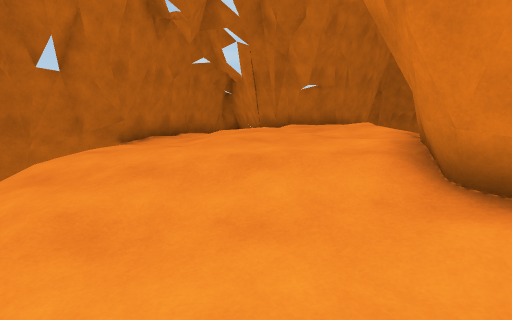
View 1 (above)

16 first-person views from a walk through a 3-D level made in the Unity game engine. The camera is 1.5 m above the floor, tilts 10° down and sees 85° across. The floor is counted in squares, 1.2 m on a side. Each view is taken from the middle of a square. On the plan, view 1 faces up. The plan holds only what a view shows up to about 13 squares ahead; the rest is blank. The place goes on beyond the plan. The player is left out.

View 2
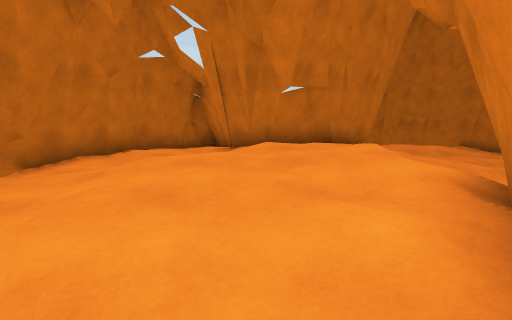

View 3
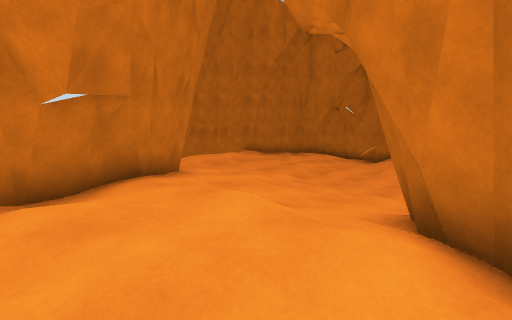

View 4
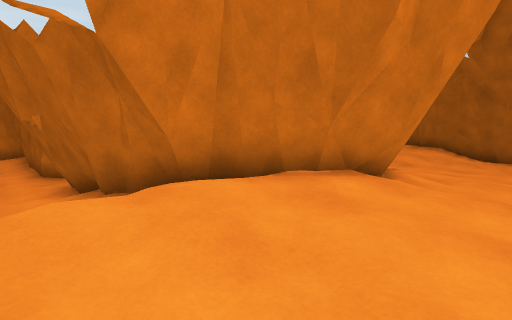

View 5
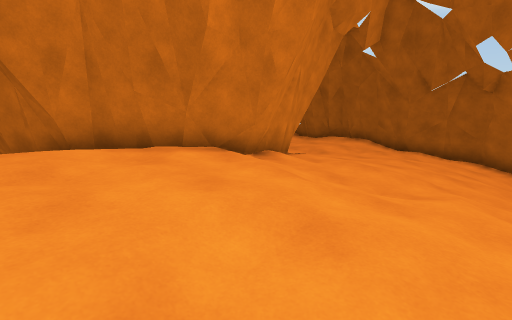

View 6
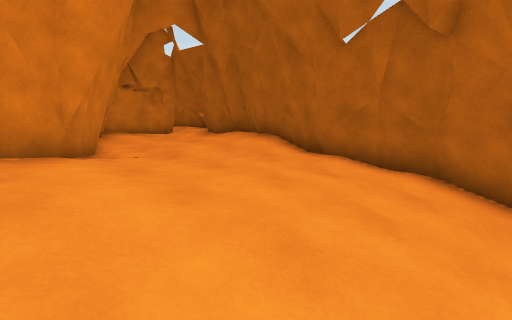

View 7
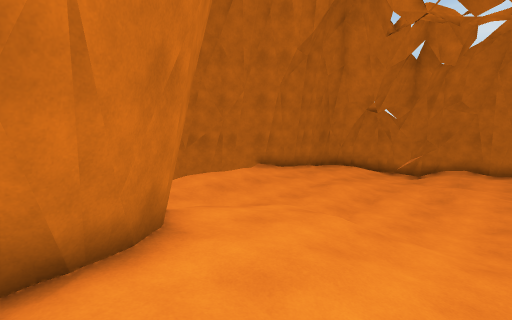

View 8
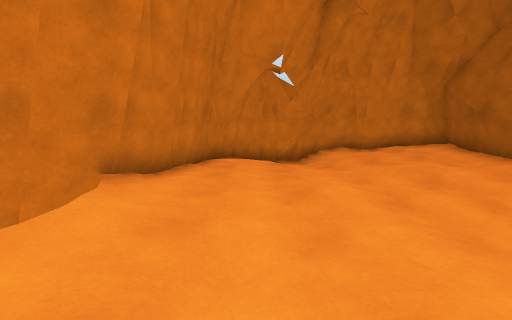

View 9
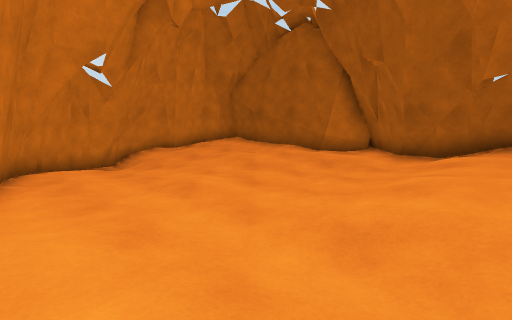

View 10
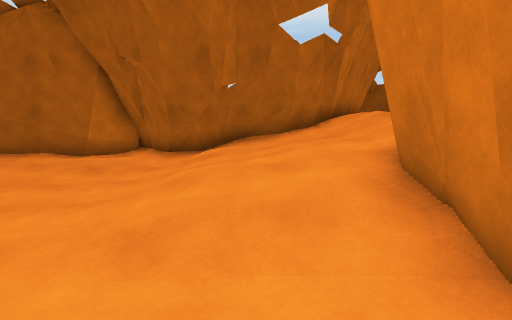

View 11
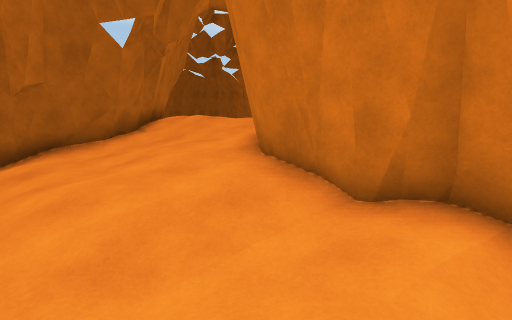

View 12
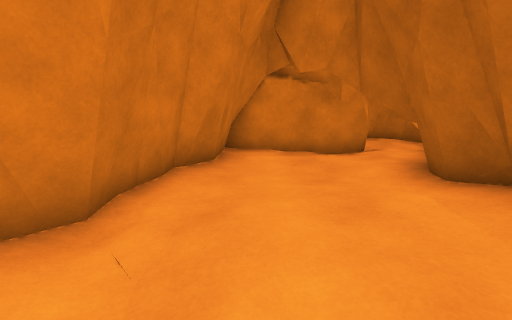

View 13
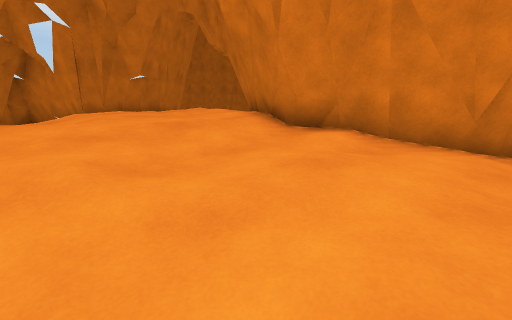

View 14
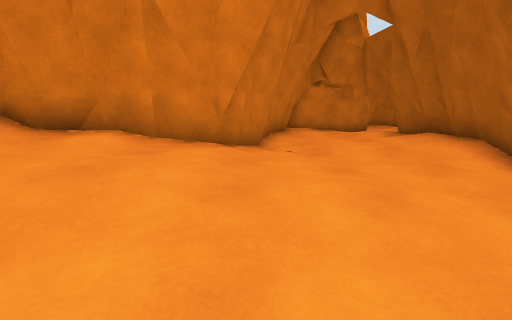

View 15
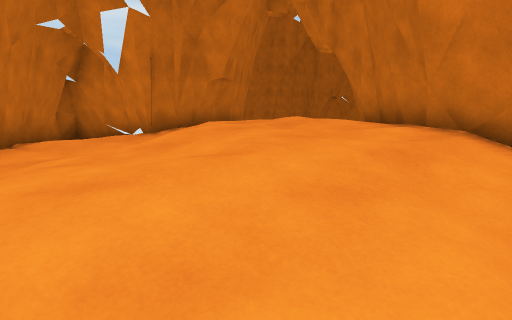

View 16
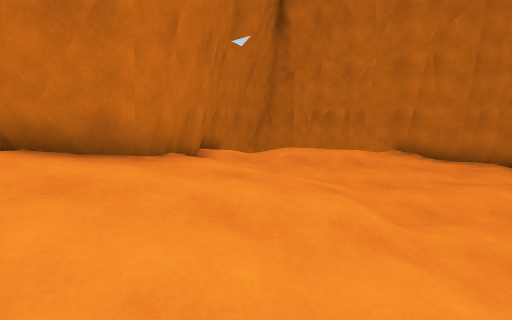

### Floor plan
Key: @ floor where view 1 was taken; # wall or solid block; . main floor; : floor 0.25 m higher than the main floor; - floor 0.25 m lower than the main floor; + floor 0.5 m higher than the main floor; _ floor 0.5 m lower than the main floor; * floor 0.75 m higher than the main floor; < floor 0.75 m lower than the main floor; % floor 1 m higher than the main floor; ( floor 1 m lower than the main floor; & floor 1.25 m higher than the main floor; ! floor 1.25 m lower than the main floor; / step, stairs or slope; = window, fence, low wall or low ledge.
Columns run from 5 left of view 1 to 19 right of it. Each row starts with its distance up from view 1.
 18            #    ###
 17           ##-..//-####
 16           #...---___<###
 15    ##=    #//______<<<(#
 14   ##+#    #://_____<<((#=
 13   #++#   =#::.-__/<<<(!!#
 12  =#++#####++:./_<_<<<(((#
 11  #+*+/##%*++../_<<<//<<<#
 10 ##+++*%&&/+:../_<<<__<<<#
  9 #++ //%&&/+:../_____<<<<#
  8  +**%&&&&/*:.##_________#
  7  +**%%%&&####==##<#######
  6  +**%%%%##      ###
  5   ***%%%#
  4   ++*/%#=
  3  //+:/+#
  2   .::++#=
  1   -.:++:#
  0   -..@::##
 -1   -....:.####
 -2   //-.......###
 -3   </-....::..:##
 -4   /_--...:::..:#
 -5   #_--#.:::::###
 -6   ##############

Where each view was taken, in squares from view 1:
view 1: 0 up, 0 right, facing up
view 2: 3 up, 1 right, facing up
view 3: 6 up, 1 right, facing up-right
view 4: 9 up, 0 right, facing down-right
view 5: 8 up, 3 left, facing down-right
view 6: 1 up, 3 left, facing down-right
view 7: 9 up, 3 right, facing up-right
view 8: 15 up, 7 right, facing right
view 9: 17 up, 7 right, facing down-right
view 10: 17 up, 7 right, facing down
view 11: 17 up, 9 right, facing down-left
view 12: 3 down, 2 right, facing right
view 13: 1 down, 3 left, facing up-right
view 14: 1 down, 3 left, facing right
view 15: 3 up, 4 left, facing up-right
view 16: 8 up, 7 right, facing up
